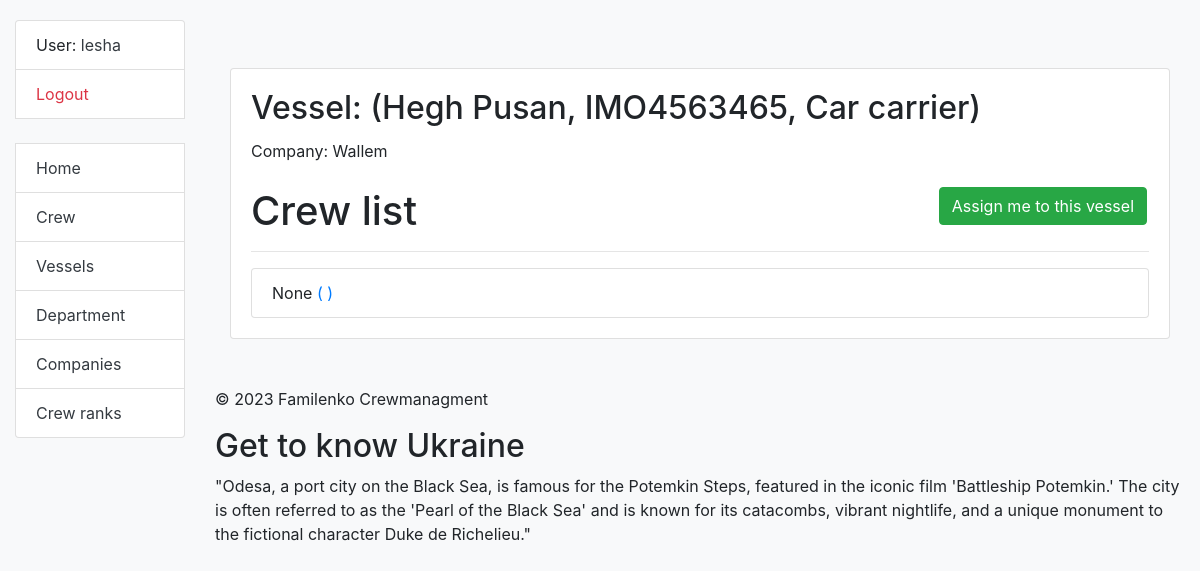
The page /vessels/2/ (signed in) on the database as committed earlier.
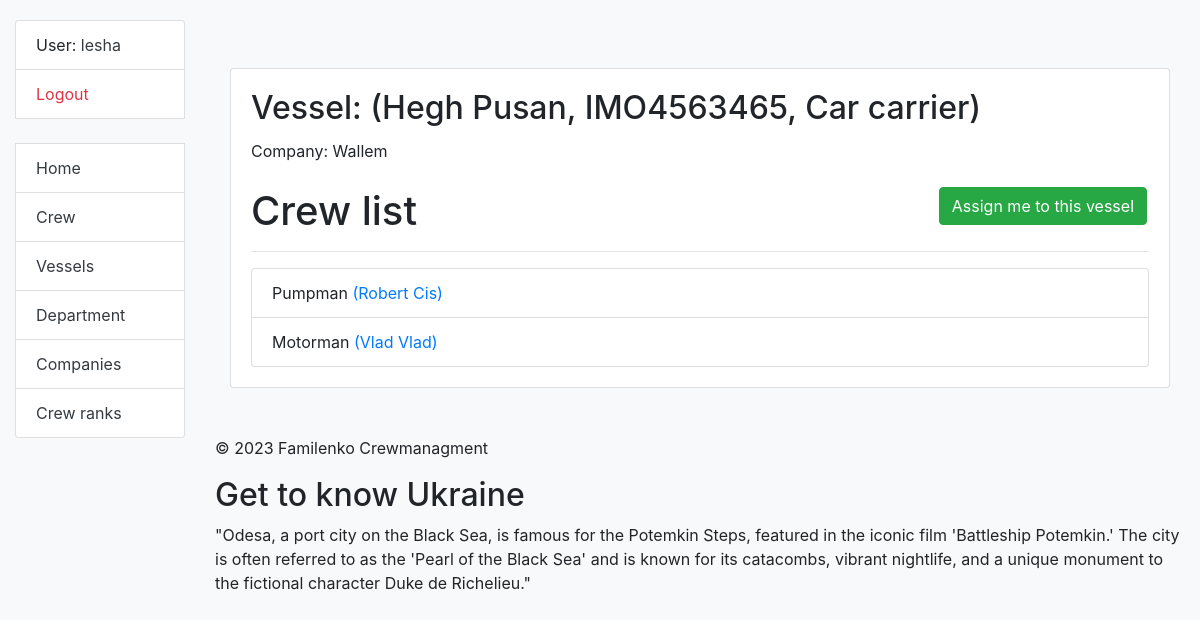
The same page on the database as committed later.
### crewing/models.py (models this page shows, shortened)
class Crew(AbstractUser):
    position = models.ForeignKey(Position, on_delete=models.CASCADE, related_name='sailors', null=True, blank=True)
    salary = models.IntegerField(null=True, blank=True)
    date_of_birth = models.DateField(null=True, blank=True)
    date_of_joining = models.DateField(null=True, blank=True)
    date_of_leaving = models.DateField(null=True, blank=True)
    vessel_type = models.ManyToManyField(VesselType, related_name='sailors')
    vessel = models.ForeignKey('Vessel', on_delete=models.DO_NOTHING, related_name='sailors', null=True, blank=True)
    class Meta:
        verbose_name_plural = "sailors"
        verbose_name = "sailor"
        ordering = ["-position"]
    def get_absolute_url(self):
        return reverse("crewing:crew-detail", kwargs={"pk": self.pk})

class Position(models.Model):
    name = models.CharField(max_length=50, unique=True)
    responsibility = models.TextField(blank=True, null=True)
    class Meta:
        verbose_name = "position"
        verbose_name_plural = "positions"
        ordering = ["name"]
    def __str__(self):
        return self.name

### crewing/views.py (the view)
# urls.py: path("vessels/<int:pk>/", VesselDetailView.as_view(), name="vessel-detail"),
class VesselDetailView(LoginRequiredMixin, generic.DetailView):
    model = Vessel
    template_name = "crewing/vessel/detail.html"
    def get_queryset(self):
        return Vessel.objects.select_related('vessel_type', 'company')

### crewing/context_processors.py (called while the page is built)
def get_interesting_fact(request: HttpRequest) -> dict:
    with open("crewing/data_for_footer.json", "r") as f:
        history_data = f.read().split("\n")
    history = random.choice(history_data)
    return {"history": history}

### crewing/models.py (called while the page is built)
    def __str__(self):
        return self.name

    def __str__(self):
        return self.name

### templates/crewing/vessel/detail.html
{% extends "base.html" %}
{% block content %}
  <div class="container mt-5">
    <div class="card">
      <div class="card-body">
        <h2 class="card-title">Vessel: ({{ vessel.name }}, IMO{{ vessel.IMO_number }}, {{ vessel.vessel_type }})</h2>
        <p class="card-text">Company: {{ vessel.company }}</p>
        <h1 class="mt-4">
          Crew list
          {% if vessel == user.vessel %}
            <a href="{% url 'crewing:toggle-vessel-assign' pk=vessel.id %}" class="btn btn-danger link-to-page">
              Delete me from this vessel
            </a>
          {% else %}
            <a href="{% url 'crewing:toggle-vessel-assign' pk=vessel.id %}" class="btn btn-success link-to-page">
              Assign me to this vessel
            </a>
          {% endif %}
        </h1>
        <hr>
        <ul class="list-group">
          {% for sailor in vessel.sailors.all %}
            <li class="list-group-item">
              {{ sailor.position }}
              <a href="{{ sailor.get_absolute_url }}">
                ({{ sailor.first_name }} {{ sailor.last_name }}) {% if user == sailor %} (Me){% endif %}
              </a>
            </li>
          {% endfor %}
        </ul>
      </div>
    </div>
  </div>
{% endblock %}

Rows that differ between the two databases and show on the page:
removed Crew: position "None"
added Crew: position "Pumpman", first_name "Robert", last_name "Cis"
added Crew: position "Motorman", first_name "Vlad", last_name "Vlad"
